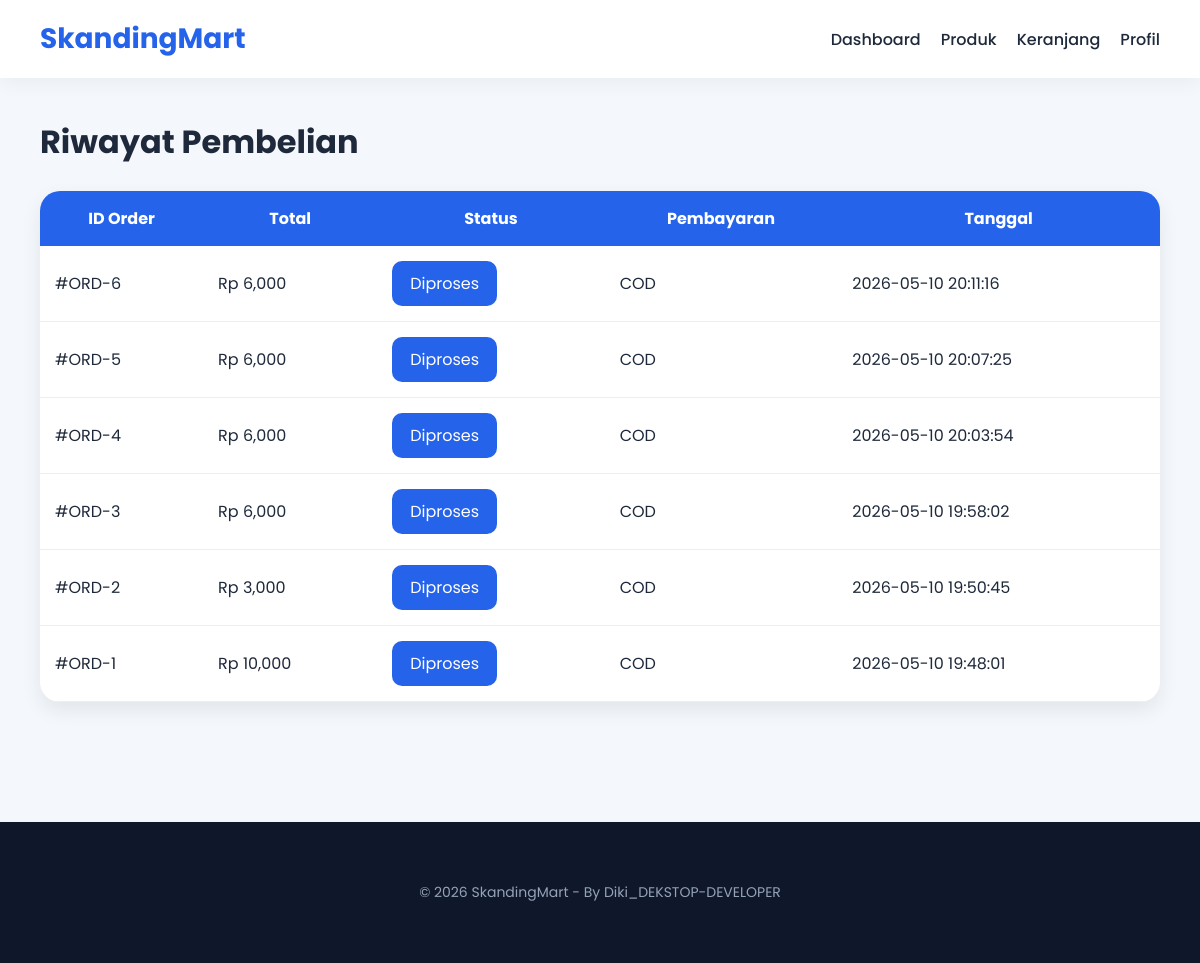
Page /pelanggan/riwayat.php (signed in) on the committed database.
### tables this page shows
CREATE TABLE `orders` (
  `id` int(11) NOT NULL,
  `user_id` int(11) DEFAULT NULL,
  `total_harga` int(11) DEFAULT NULL,
  `status` varchar(100) DEFAULT NULL,
  `alamat` text DEFAULT NULL,
  `metode_pembayaran` varchar(100) DEFAULT NULL,
  `bukti_transfer` varchar(255) DEFAULT NULL,
  `created_at` timestamp NOT NULL DEFAULT current_timestamp()
);

### pelanggan/riwayat.php (the view, shortened to what this page needs)
<?php
include '../config/database.php';
$user = $_SESSION['user']['id'];
$data = mysqli_query($conn,
"SELECT *
FROM orders
WHERE user_id='$user'
ORDER BY id DESC"
);
?>
<!DOCTYPE html>
<html lang="id">
<head>
    <link rel="stylesheet"
    href="../assets/css/style.css">
</head>
<body>
<nav class="navbar">
    <h2>SkandingMart</h2>
    <ul>
        <li>
            <a href="dashboard.php">
                Dashboard
            </a>
        </li>
        <li>
            <a href="produk.php">
                Produk
            </a>
        </li>
        <li>
            <a href="cart.php">
                Keranjang
            </a>
        </li>
        <li>
            <a href="profil.php">
                Profil
            </a>
        </li>
    </ul>
</nav>
<div class="container">
    <h1>Riwayat Pembelian</h1>
    <br>
    <table>
        <tr>
            <th>ID Order</th>
            <th>Total</th>
            <th>Status</th>
            <th>Pembayaran</th>
            <th>Tanggal</th>
        </tr>
        <?php while($o = mysqli_fetch_assoc($data)){ ?>
        <tr>
            <td>
                #ORD-<?php echo $o['id']; ?>
            </td>
            <td>
                Rp <?php echo number_format($o['total_harga']); ?>
            </td>
            <td>
                <?php
                if($o['status'] == 'Diproses'){
                    echo "
                    <span class='btn btn-primary'>
                    Diproses
                    </span>
                    ";
                }elseif($o['status'] == 'Dikirim'){
                    echo "
                    <span class='btn btn-success'>
                    Dikirim
                    </span>
                    ";
                }elseif($o['status'] == 'Selesai'){
                    echo "
                    <span class='btn btn-success'>
                    Selesai
                    </span>
                    ";
                }else{
                    echo $o['status'];
                }
                ?>
            </td>
            <td>
                <?php echo $o['metode_pembayaran']; ?>
            </td>
            <td>
                <?php echo $o['created_at']; ?>
            </td>
        </tr>
        <?php } ?>
    </table>
</div>
</body>
</html>
<?php include '../footer.php'; ?>

### footer.php
<footer class="footer">
    <div class="footer-bottom">
        <p>
            © 2026 SkandingMart - By Diki_DEKSTOP-DEVELOPER
        </p>
    </div>
</footer>

### assets/css/style.css (style rules this page uses)
* { margin:0; padding:0; box-sizing:border-box; font-family:'Poppins', sans-serif; }
body { background:#f4f7fb; color:#1e293b; }
.navbar { width:100%; background:white; padding:18px 40px; display:flex; justify-content:space-between; align-items:center; box-shadow:0 4px 20px rgba(0,0,0,0.05); position:sticky; top:0; z-index:100; }
.navbar h2 { color:#2563eb; font-size:28px; }
.navbar ul { display:flex; list-style:none; gap:20px; }
.navbar ul li a { text-decoration:none; color:#1e293b; font-weight:500; transition:0.3s; }
.container { padding:40px; }
table { width:100%; border-collapse:collapse; background:white; border-radius:20px; overflow:hidden; box-shadow:0 8px 20px rgba(0,0,0,0.08); }
table th { background:#2563eb; color:white; padding:15px; }
table td { padding:15px; border-bottom:1px solid #eee; }
.btn { padding:10px 18px; border:none; border-radius:10px; cursor:pointer; text-decoration:none; display:inline-block; }
.btn-primary { background:#2563eb; color:white; }
.footer { background:#1e293b; color:white; padding:30px; text-align:center; margin-top:50px; }
.footer { background:#0f172a; color:white; padding:60px 8%; margin-top:80px; }
.footer-bottom { text-align:center; }
.footer-bottom p { color:#94a3b8; font-size:14px; }

### rows in the picture
orders: id "6", total_harga "6,000", status "Diproses", metode_pembayaran "COD", created_at "2026-05-10 20:11:16"
orders: id "5", total_harga "6,000", status "Diproses", metode_pembayaran "COD", created_at "2026-05-10 20:07:25"
orders: id "4", total_harga "6,000", status "Diproses", metode_pembayaran "COD", created_at "2026-05-10 20:03:54"
orders: id "3", total_harga "6,000", status "Diproses", metode_pembayaran "COD", created_at "2026-05-10 19:58:02"
orders: id "2", total_harga "3,000", status "Diproses", metode_pembayaran "COD", created_at "2026-05-10 19:50:45"
orders: id "1", total_harga "10,000", status "Diproses", metode_pembayaran "COD", created_at "2026-05-10 19:48:01"
